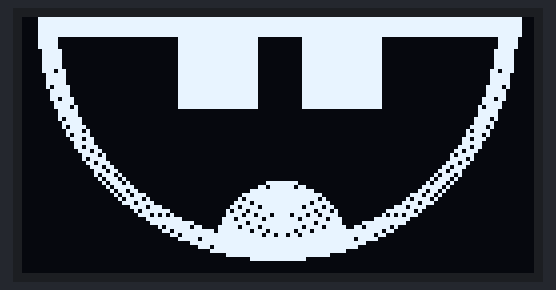
Bench run of a sketch on a simulated Arduino Uno, built with avr-gcc and run on an emulated ATmega328P. Parts: 128×64 one-colour display.

Above: at 0.2 s.
At 2.1 s:
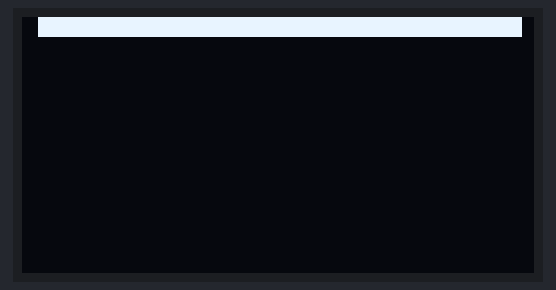
At 3.8 s:
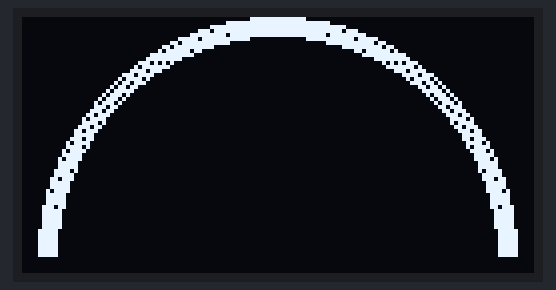
At 6.07 s:
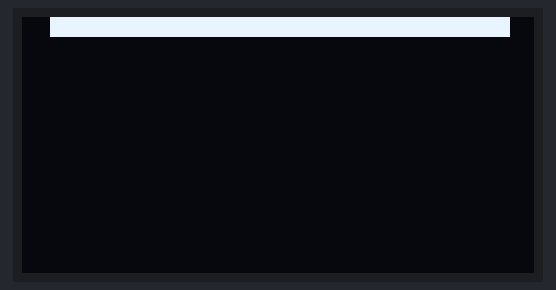
At 6.8 s:
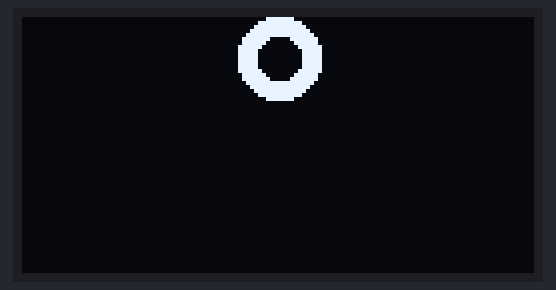
At 7.68 s:
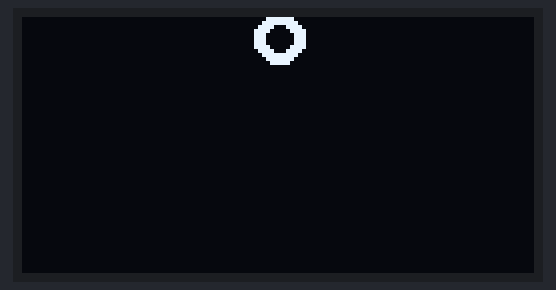

The sketch:

oled_mouth.ino
```cpp
/*
  Instrucciones de Conexión (Pantalla OLED SSD1306 I2C a Arduino):
  - VCC a 5V
  - GND a GND
  - SDA a A4 (o pin SDA)
  - SCL a A5 (o pin SCL)
*/

#include <Wire.h>
#include <Adafruit_GFX.h>
#include <Adafruit_SSD1306.h>
#include "OledMouth.h" // Incluimos la nueva biblioteca

// --- Constantes de Configuración de la Pantalla ---
#define SCREEN_WIDTH 128
#define SCREEN_HEIGHT 64
#define OLED_ADDR 0x3C

// --- Inicialización de Objetos ---
// Objeto de la pantalla
Adafruit_SSD1306 display(SCREEN_WIDTH, SCREEN_HEIGHT, &Wire, -1);
// Objeto de nuestra biblioteca, pasándole la pantalla que controlará
OledMouth boca(display);

void setup() {
  Serial.begin(9600);

  // Inicializar el display OLED
  if(!display.begin(SSD1306_SWITCHCAPVCC, OLED_ADDR)) {
    Serial.println(F("Fallo al inicializar SSD1306"));
    for(;;); // Bucle infinito si falla
  }

  // Limpiar el buffer de la pantalla al inicio
  display.clearDisplay();
  display.display();
}

void loop() {
  boca.sonrie();
  delay(500);
  boca.animarSonrisa(false); // sonrie -> serio
  delay(500);
  boca.animarTristeza(false); // serio -> triste
  delay(500);
  boca.animarTristeza(true); // triste -> serio
  delay(500);
  boca.animarSorpresa(false); // serio -> sorpresa
  delay(500);
  boca.animarSorpresa(true); // sorpresa -> serio
  delay(500);
  boca.animarSonrisa(true); // serio -> sonrie
  delay(500);
}
```

OledMouth.cpp
```cpp
#include "OledMouth.h"

// Constructor: Inicializa la referencia al objeto de la pantalla
OledMouth::OledMouth(Adafruit_SSD1306& display) : _display(display) {}

/*
  Anima la transición entre la sonrisa y la cara seria.
  - Si 'inversa' es 'false', la animación va de 'sonrie' a 'serio'.
  - Si 'inversa' es 'true', la animación va de 'serio' a 'sonrie'.
*/
void OledMouth::animarSonrisa(bool inversa) {
  if (inversa) {
    serio();
  } else {
    sonrie();
  }

  const int pasos = 30;
  int j_inicial = inversa ? pasos : 1;
  int j_final = inversa ? 1 : pasos;
  int j_incremento = inversa ? -2 : 2;

  for (int j = j_inicial; (inversa ? j >= j_final : j <= j_final); j += j_incremento) {
    _display.clearDisplay();
    for (int i = 0; i <= ANCHO_LINEA; i++) {
      _display.drawCircleHelper(CENTRO_X_1 - 1, CENTRO_Y_1 - (j * 2), (RADIO_1 - i + j / 2), 4, SSD1306_WHITE);
      _display.drawCircleHelper(CENTRO_X_1, CENTRO_Y_1 - (j * 2), (RADIO_1 - i + j / 2), 8, SSD1306_WHITE);
      _display.drawLine(CENTRO_X_1 - RADIO_1, CENTRO_Y_1 + i, CENTRO_X_1 + RADIO_1, CENTRO_Y_1 + i, SSD1306_WHITE);
    }
    _display.fillRect(CENTRO_X_1 - 25, CENTRO_Y_1 + 3, ANCHO_DIENTE, ALTO_DIENTE - (j + 5), SSD1306_WHITE);
    _display.fillRect(CENTRO_X_1 + 25 - ANCHO_DIENTE + 1, CENTRO_Y_1 + 3, ANCHO_DIENTE, ALTO_DIENTE - (j + 5), SSD1306_WHITE);
    _display.display();
    delay(50);
  }

  if (inversa) {
    sonrie();
  } else {
    serio();
  }
}

/*
  Anima la transición entre la cara seria y la cara triste.
*/
void OledMouth::animarTristeza(bool inversa) {
  if (inversa) {
    triste();
  } else {
    serio();
  }

  const int pasos = 30;
  int j_inicial = inversa ? 10 : pasos;
  int j_final = inversa ? pasos : 10;
  int j_incremento = inversa ? 3 : -3;

  for (int j = j_inicial; (inversa ? j <= j_final : j >= j_final); j += j_incremento) {
    _display.clearDisplay();
    for (int i = 0; i <= ANCHO_LINEA; i++) {
      _display.drawCircleHelper(CENTRO_X_1, CENTRO_Y_1 + RADIO_1 * j / 8, (RADIO_1 * j / 8) - i, 1, SSD1306_WHITE);
      _display.drawCircleHelper(CENTRO_X_1 - 1, CENTRO_Y_1 + RADIO_1 * j / 8, (RADIO_1 * j / 8) - i, 2, SSD1306_WHITE);
    }
    _display.display();
    delay(100);
  }

  if (inversa) {
    serio();
  } else {
    triste();
  }
}

/*
  Anima la transición entre la cara seria y la cara de sorpresa.
*/
void OledMouth::animarSorpresa(bool inversa) {
  if (inversa) {
    sorpresa();
  } else {
    serio();
  }

  const int pasos = 30;
  const int umbral_fase = pasos * 0.6;

  for (int j = 0; j <= pasos; j++) {
    _display.clearDisplay();
    if (inversa) {
      if (j < umbral_fase) {
        int avance = j;
        int pos_y = RADIO_2 + ((CENTRO_Y_1 - RADIO_2) * avance) / umbral_fase;
        int radio_actual = RADIO_2 - ((RADIO_2 - 2) * avance) / umbral_fase;
        int radio_interior = RADIO_2 / 2 - ((RADIO_2 / 2) * avance) / umbral_fase;
        _display.fillCircle(_display.width() / 2, pos_y, radio_actual, SSD1306_WHITE);
        if (radio_interior > 0) {
          _display.fillCircle(_display.width() / 2, pos_y, radio_interior, SSD1306_BLACK);
        }
      } else {
        int pasos_fase2 = pasos - umbral_fase;
        int avance = j - umbral_fase;
        int acortamiento = RADIO_1 - (RADIO_1 * avance) / pasos_fase2;
        for (int i = 0; i <= ANCHO_LINEA; i++) {
          _display.drawLine(CENTRO_X_1 - RADIO_1 + acortamiento, CENTRO_Y_1 + i, CENTRO_X_1 + RADIO_1 - acortamiento, CENTRO_Y_1 + i, SSD1306_WHITE);
        }
      }
    } else {
      if (j < umbral_fase) {
        int acortamiento = (RADIO_1 * j) / umbral_fase;
        for (int i = 0; i <= ANCHO_LINEA; i++) {
          _display.drawLine(CENTRO_X_1 - RADIO_1 + acortamiento, CENTRO_Y_1 + i, CENTRO_X_1 + RADIO_1 - acortamiento, CENTRO_Y_1 + i, SSD1306_WHITE);
        }
      } else {
        int pasos_fase2 = pasos - umbral_fase;
        int avance = j - umbral_fase;
        int pos_y = CENTRO_Y_1 - ((CENTRO_Y_1 - RADIO_2) * avance) / pasos_fase2;
        int radio_actual = 2 + ((RADIO_2 - 2) * avance) / pasos_fase2;
        int radio_interior = (RADIO_2 * avance) / (pasos_fase2 * 2);
        _display.fillCircle(_display.width() / 2, pos_y, radio_actual, SSD1306_WHITE);
        if (radio_interior > 0) {
          _display.fillCircle(_display.width() / 2, pos_y, radio_interior, SSD1306_BLACK);
        }
      }
    }
    _display.display();
  }

  if (inversa) {
    serio();
  } else {
    sorpresa();
  }
}

void OledMouth::sonrie() {
  _display.clearDisplay();
  for (int i = 0; i <= ANCHO_LINEA; i++) {
    _display.drawCircleHelper(CENTRO_X_1 - 1, CENTRO_Y_1, RADIO_1 - i, 4, SSD1306_WHITE);
    _display.drawCircleHelper(CENTRO_X_1, CENTRO_Y_1, RADIO_1 - i, 8, SSD1306_WHITE);
    _display.drawLine(CENTRO_X_1 - RADIO_1, CENTRO_Y_1 + i, CENTRO_X_1 + RADIO_1, CENTRO_Y_1 + i, SSD1306_WHITE);
    _display.drawCircleHelper(CENTRO_X_1 + 1, CENTRO_Y_1 + 58, RADIO_1 - 43 - i, 1, SSD1306_WHITE);
    _display.drawCircleHelper(CENTRO_X_1, CENTRO_Y_1 + 58, RADIO_1 - 43 - i, 2, SSD1306_WHITE);
    _display.drawCircleHelper(CENTRO_X_1 + 1, CENTRO_Y_1 + 58, RADIO_1 - 43 - i - 4, 1, SSD1306_WHITE);
    _display.drawCircleHelper(CENTRO_X_1, CENTRO_Y_1 + 58, RADIO_1 - 43 - i - 4, 2, SSD1306_WHITE);
    _display.drawCircleHelper(CENTRO_X_1 + 1, CENTRO_Y_1 + 58, RADIO_1 - 43 - i - 7, 1, SSD1306_WHITE);
    _display.drawCircleHelper(CENTRO_X_1, CENTRO_Y_1 + 58, RADIO_1 - 43 - i - 7, 2, SSD1306_WHITE);
    _display.drawCircleHelper(CENTRO_X_1 + 1, CENTRO_Y_1 + 58, RADIO_1 - 43 - i - 10, 1, SSD1306_WHITE);
    _display.drawCircleHelper(CENTRO_X_1, CENTRO_Y_1 + 58, RADIO_1 - 43 - i - 10, 2, SSD1306_WHITE);
  }
  _display.fillRect(CENTRO_X_1 - 25, CENTRO_Y_1 + 3, ANCHO_DIENTE, ALTO_DIENTE, SSD1306_WHITE);
  _display.fillRect(CENTRO_X_1 + 25 - ANCHO_DIENTE + 1, CENTRO_Y_1 + 3, ANCHO_DIENTE, ALTO_DIENTE, SSD1306_WHITE);
  _display.display();
}

void OledMouth::serio() {
  _display.clearDisplay();
  for (int i = 0; i <= ANCHO_LINEA; i++) {
    _display.drawLine(CENTRO_X_1 - RADIO_1, CENTRO_Y_1 + i, CENTRO_X_1 + RADIO_1, CENTRO_Y_1 + i, SSD1306_WHITE);
  }
  _display.display();
}

void OledMouth::triste() {
  _display.clearDisplay();
  for (int i = 0; i <= ANCHO_LINEA; i++) {
    _display.drawCircleHelper(CENTRO_X_1, CENTRO_Y_1 + RADIO_1, RADIO_1 - i, 1, SSD1306_WHITE);
    _display.drawCircleHelper(CENTRO_X_1 - 1, CENTRO_Y_1 + RADIO_1, RADIO_1 - i, 2, SSD1306_WHITE);
  }
  _display.display();
}

void OledMouth::sorpresa() {
  _display.clearDisplay();
  _display.fillCircle(_display.width() / 2, RADIO_2, RADIO_2, SSD1306_WHITE);
  _display.fillCircle(_display.width() / 2, RADIO_2, RADIO_2 / 2, SSD1306_BLACK);
  _display.display();
}
```

OledMouth.h
```cpp
#ifndef OLED_MOUTH_H
#define OLED_MOUTH_H

#include <Adafruit_GFX.h>
#include <Adafruit_SSD1306.h>

class OledMouth {
public:
  // Constructor: Recibe una referencia al objeto de la pantalla
  OledMouth(Adafruit_SSD1306& display);

  // Funciones para dibujar las expresiones estáticas
  void sonrie();
  void serio();
  void triste();
  void sorpresa();

  // Funciones para animar las transiciones entre expresiones
  void animarSonrisa(bool inversa);
  void animarTristeza(bool inversa);
  void animarSorpresa(bool inversa);

private:
  // Referencia al objeto de la pantalla
  Adafruit_SSD1306& _display;

  // Constantes de dibujo. Se hacen estáticas para que no ocupen memoria en cada instancia.
  static const int RADIO_1 = 60;
  static const int RADIO_2 = 10;
  static const int CENTRO_X_1 = 64; // Reemplazando SCREEN_HEIGHT
  static const int CENTRO_Y_1 = 0;
  static const int ALTO_DIENTE = 20;
  static const int ANCHO_DIENTE = 20;
  static const int ANCHO_LINEA = 4;
};

#endif // OLED_MOUTH_H
```

Measured:
- by itself, everything shown: repeats every 10.5 s, in 57 steps
- what the display in image 0 shows lasts 0.6 s, from 0.1 s to 0.7 s
